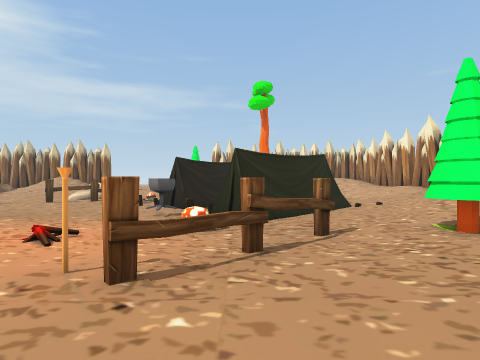
[1] (above)

24 first-person views from a walk through a scene from a Unity 3-D project. The camera is 1.5 m above the floor, looks level and sees 80° across. The floor is counted in squares, 2 m on a side. Each view is taken from the middle of a square. On the plan, view 1 faces up. The plan holds only what a view shows up to about 10 squares ahead; the rest is blank. The place goes on beyond the plan. The player is left out. Some animated figures are not drawn.

[2]
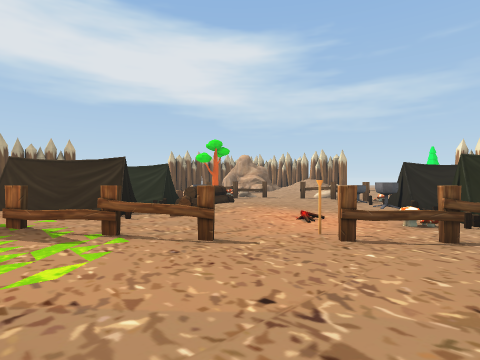

[3]
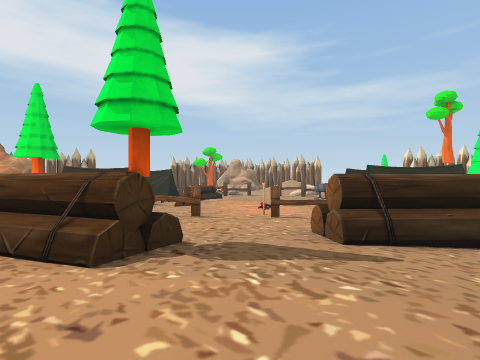

[4]
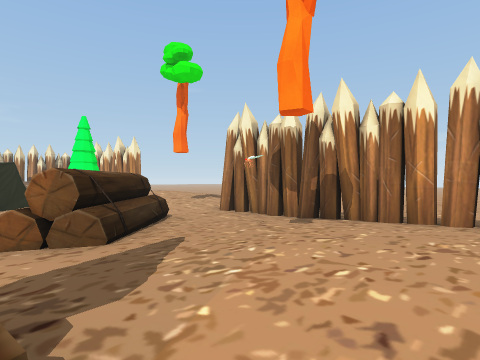

[5]
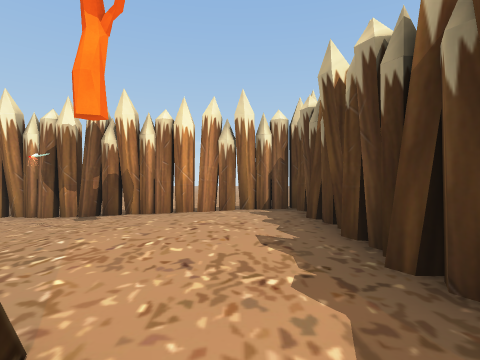

[6]
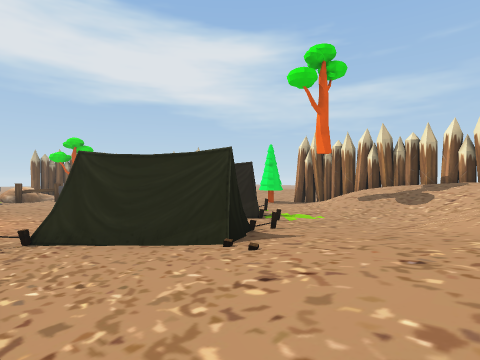

[7]
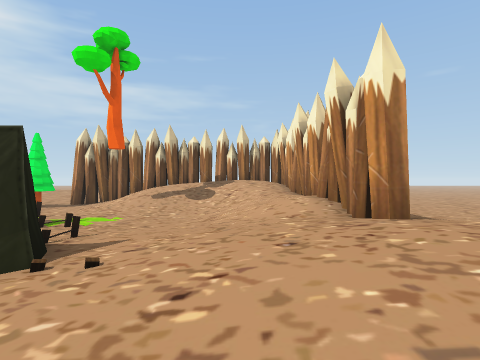

[8]
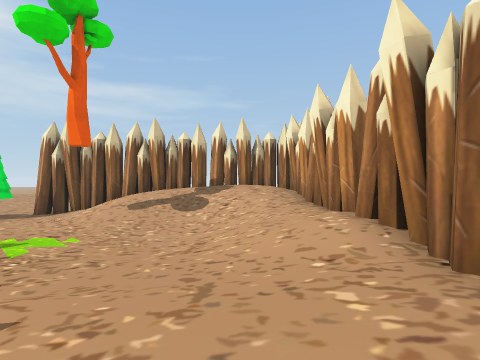

[9]
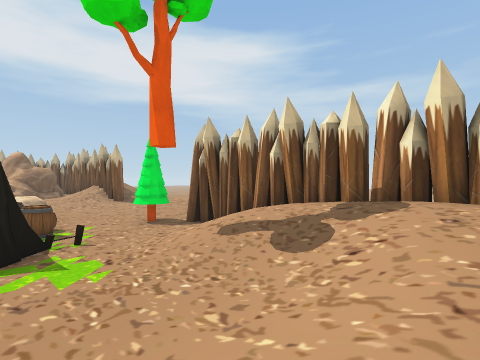

[10]
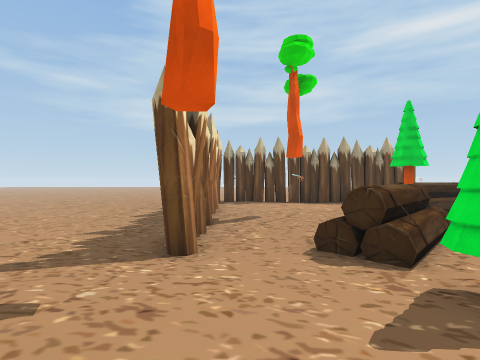

[11]
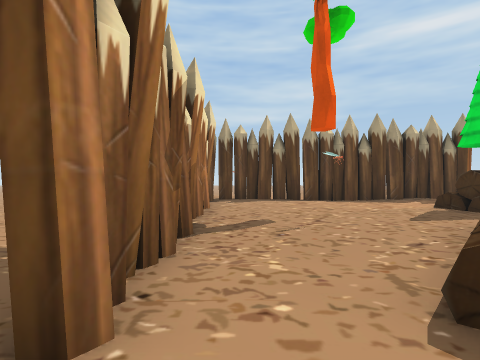

[12]
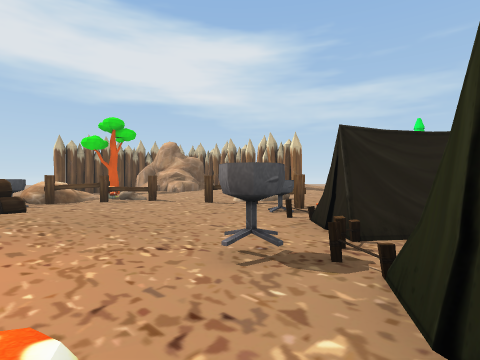

[13]
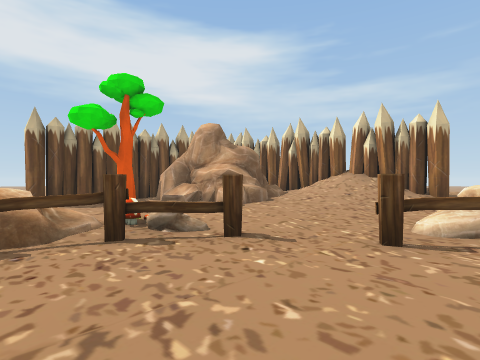

[14]
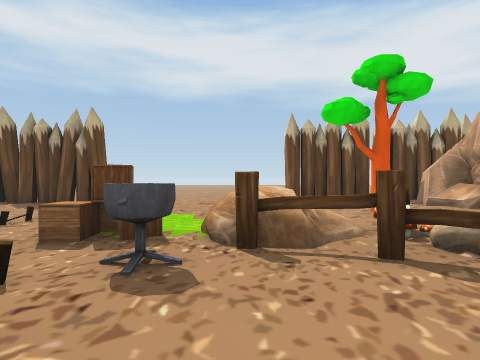

[15]
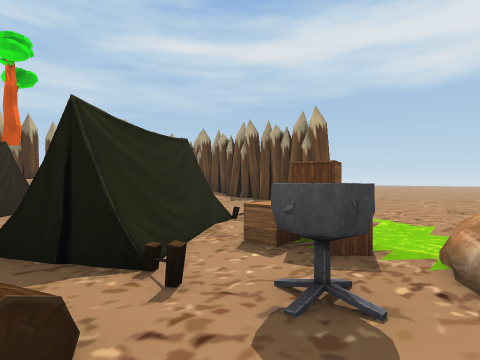

[16]
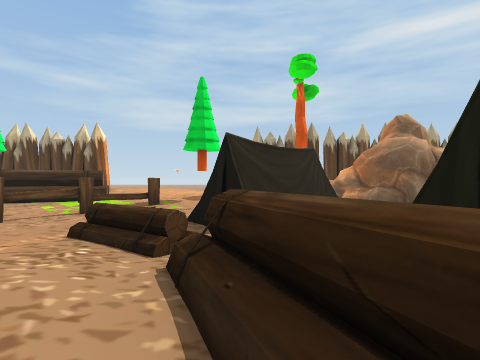

[17]
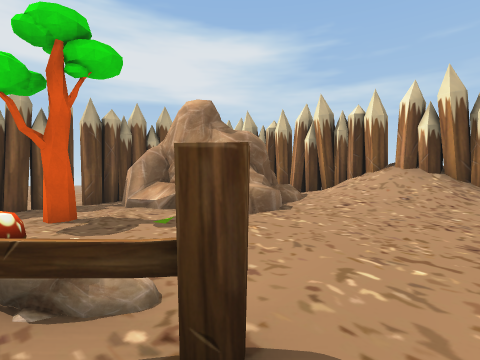

[18]
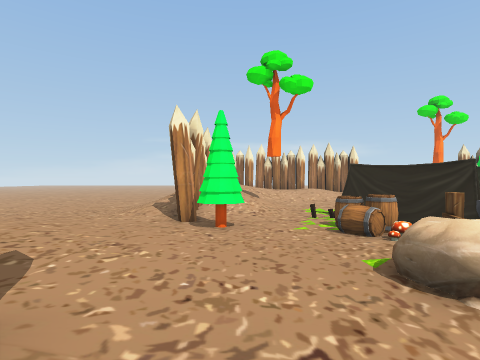

[19]
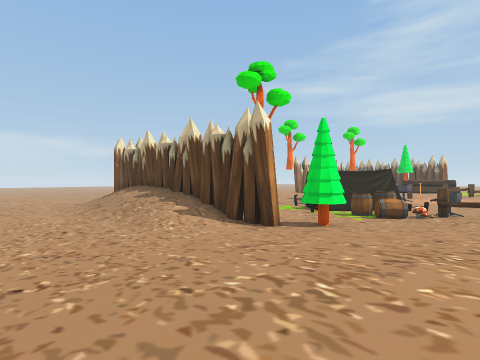

[20]
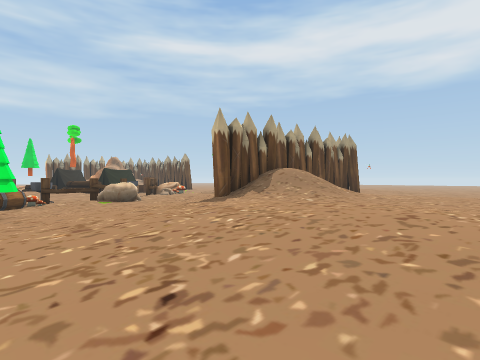

[21]
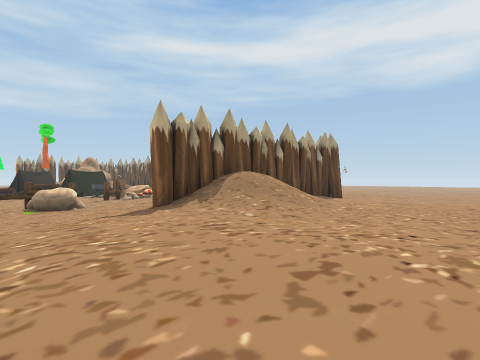

[22]
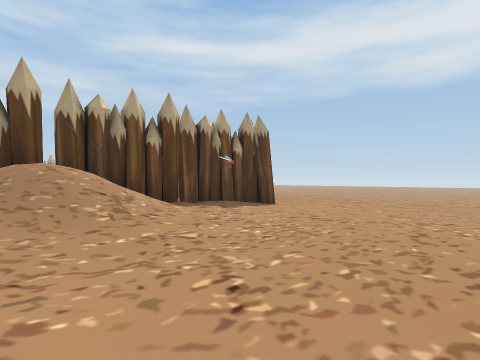

[23]
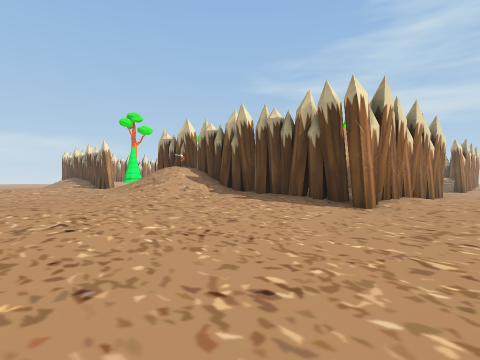

[24]
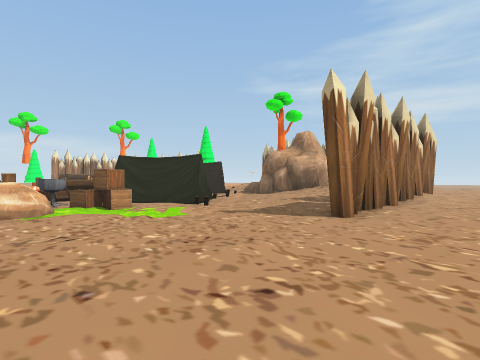

### Floor plan
Key: @ floor where view 1 was taken; # wall or solid block; x gap in a wall; . main floor; : floor 0.25 m higher than the main floor; + floor 0.5 m higher than the main floor; * floor 0.75 m higher than the main floor; % floor 1 m higher than the main floor; & floor 2 m higher than the main floor; / step, stairs or slope; = window, fence, low wall or low ledge; ^ raised ledge; M mushroom; T tree; H thing the floor can be seen under or through; R rock; B barrel; A box; O other object.
Columns run from 19 left of view 1 to 8 right of it. Each row starts with its distance up from view 1.
 23 ...::+++::+/***//:
 22 ..:::++++++/***//:...
 21 ..::+++++++/***//:........
 20 ..::++++////***///........
 19 ..::/++/////**///:.//////
 18 :::://///////////:://///
 17  ::/#####x#//////.#####/##
 16  :+##  ////////::T#/////&##
 15  ++####/////:::.TT.///////#
 14  :/#  ##///::::....///////#
 13  :/####==+::/R:.B.=../////#
 12  ::####/+:::=R=MBB##...///#
 11  :.#::::::::#..O.###=..///#
 10   .#::T:://.....=## #=:///#/
  9    #..:.MR=......##  #:///#/
  8 .......R=x........=# #////%%
  7 ....../R##...:...O.###///%%
  6 ..:.../.AO.#////.....://///
  5 ....../AA =^^++/..M...::////
  4 ....:./..###^/+::...#.TT////
  3 ........###===:::O##..:#::::
  2  ..#....#   ##=:....::##::#:
  1  ..#:///  :###::H.:::##/::#:
  0  ..#///   ###::HH::@:#//::#:
 -1  ..#   ##/##+++=::::++++++#:
 -2  ./#    ##   T+++::^++**++#:
 -3  ./#    ##   *++/####+**++#:
 -4  ./              #^++++**+#
 -5          #         ########
 -6          #        ##

Positions as (right, up) in squares from view 1, and headings:
1: (0, 0), facing up
2: (1, -2), facing up-left
3: (4, -4), facing up-left
4: (1, -4), facing up-right
5: (0, -4), facing right
6: (6, 5), facing up-left
7: (5, 5), facing up
8: (5, 7), facing up
9: (6, 11), facing up-left
10: (6, 7), facing down
11: (6, 4), facing down
12: (0, 5), facing up-left
13: (-6, 7), facing up-left
14: (-7, 7), facing left
15: (-8, 7), facing down-left
16: (-7, 6), facing down
17: (-8, 9), facing up-left
18: (-9, 15), facing right
19: (-6, 22), facing down-right
20: (-2, 23), facing down-left
21: (-4, 23), facing down-left
22: (-9, 23), facing down-left
23: (-19, 23), facing down-right
24: (-19, 8), facing down-right
